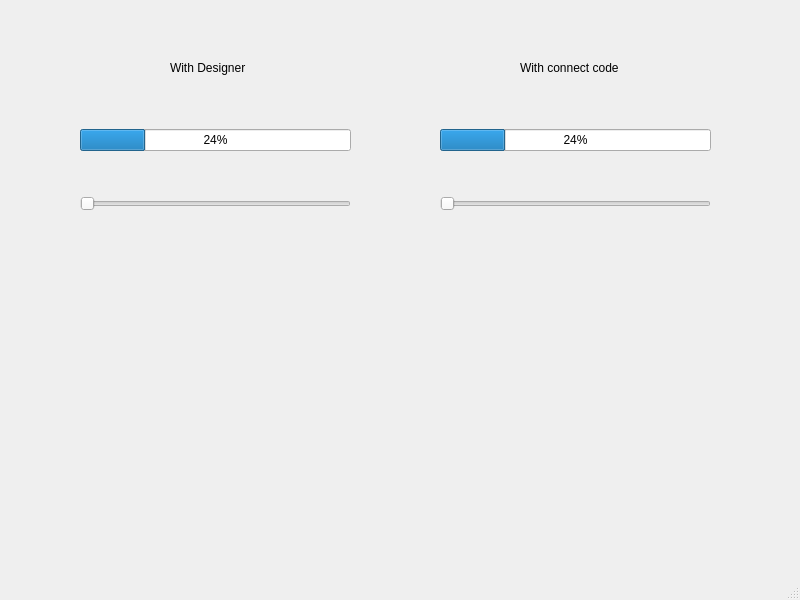
<?xml version="1.0" encoding="UTF-8"?>
<ui version="4.0">
 <class>MainWindow</class>
 <widget class="QMainWindow" name="MainWindow">
  <property name="geometry">
   <rect>
    <x>0</x>
    <y>0</y>
    <width>800</width>
    <height>600</height>
   </rect>
  </property>
  <property name="windowTitle">
   <string>MainWindow</string>
  </property>
  <widget class="QWidget" name="centralwidget">
   <widget class="QWidget" name="layoutWidget">
    <property name="geometry">
     <rect>
      <x>440</x>
      <y>90</y>
      <width>271</width>
      <height>161</height>
     </rect>
    </property>
    <layout class="QVBoxLayout" name="verticalLayout_2">
     <item>
      <widget class="QProgressBar" name="progress_bar">
       <property name="value">
        <number>24</number>
       </property>
      </widget>
     </item>
     <item>
      <widget class="QSlider" name="slider">
       <property name="orientation">
        <enum>Qt::Orientation::Horizontal</enum>
       </property>
      </widget>
     </item>
    </layout>
   </widget>
   <widget class="QLabel" name="label">
    <property name="geometry">
     <rect>
      <x>170</x>
      <y>60</y>
      <width>101</width>
      <height>16</height>
     </rect>
    </property>
    <property name="text">
     <string>With Designer</string>
    </property>
   </widget>
   <widget class="QLabel" name="label_2">
    <property name="geometry">
     <rect>
      <x>520</x>
      <y>60</y>
      <width>131</width>
      <height>16</height>
     </rect>
    </property>
    <property name="text">
     <string>With connect code</string>
    </property>
   </widget>
   <widget class="QWidget" name="">
    <property name="geometry">
     <rect>
      <x>80</x>
      <y>90</y>
      <width>271</width>
      <height>161</height>
     </rect>
    </property>
    <layout class="QVBoxLayout" name="verticalLayout">
     <item>
      <widget class="QProgressBar" name="progressBar">
       <property name="value">
        <number>24</number>
       </property>
      </widget>
     </item>
     <item>
      <widget class="QSlider" name="horizontalSlider">
       <property name="orientation">
        <enum>Qt::Orientation::Horizontal</enum>
       </property>
      </widget>
     </item>
    </layout>
   </widget>
  </widget>
  <widget class="QMenuBar" name="menubar">
   <property name="geometry">
    <rect>
     <x>0</x>
     <y>0</y>
     <width>800</width>
     <height>21</height>
    </rect>
   </property>
  </widget>
  <widget class="QStatusBar" name="statusbar"/>
 </widget>
 <resources/>
 <connections>
  <connection>
   <sender>horizontalSlider</sender>
   <signal>valueChanged(int)</signal>
   <receiver>progressBar</receiver>
   <slot>setValue(int)</slot>
   <hints>
    <hint type="sourcelabel">
     <x>133</x>
     <y>162</y>
    </hint>
    <hint type="destinationlabel">
     <x>140</x>
     <y>103</y>
    </hint>
   </hints>
  </connection>
 </connections>
</ui>
